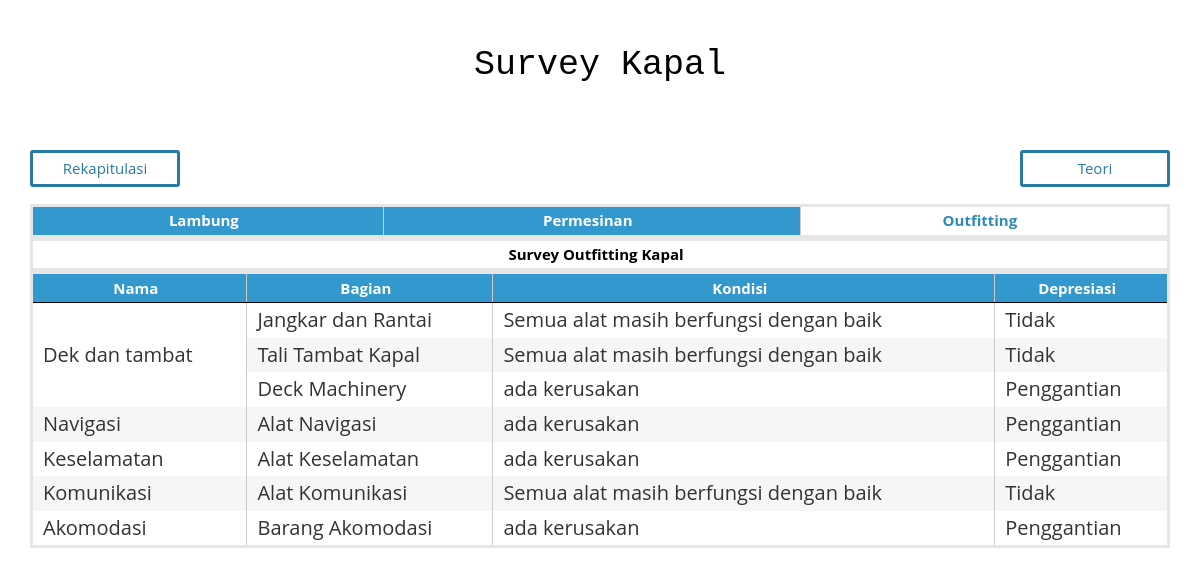
/home/survey_outfitting_kapal, run on the app's committed database.
### tables this page shows
CREATE TABLE `survey_outfitting_kapal` (
  `id` int(11) NOT NULL,
  `Nama_Outfitting` varchar(50) NOT NULL,
  `Bagian_Outfitting` varchar(50) NOT NULL,
  `Kondisi_Outfitting` varchar(100) NOT NULL,
  `Depresiasi_Outfitting` varchar(20) NOT NULL,
  PRIMARY KEY (`id`)
);

### application/controllers/home.php (called while the page is built, shortened)
<?php
class Home extends CI_Controller {
	public function survey_outfitting_kapal()
	{
		$this->load->view('surveykapal/survey_outfitting_kapal');
	}
}

### index.php (called while the page is built, shortened)
<?php
require_once BASEPATH.'core/CodeIgniter.php';

### application/views/surveykapal/survey_outfitting_kapal.php (the view, shortened to what this page needs)
<!DOCTYPE html>
<html lang="en">
<head>
    <link href="<?php echo base_url(); ?>assets/blocks/css/bootstrap.css" rel="stylesheet">
    <link href="<?php echo base_url(); ?>assets/blocks/css/main.css" rel="stylesheet">
    <link href="<?php echo base_url(); ?>assets/blocks/css/table.css" rel="stylesheet">
</head>
<body style="font-size:20px;">
  	<div class="container">
	<div class="row">
		<div class="col-sm-12 col-lg-12">
			<div class="judul-konten">
				<p>Survey Kapal</p>
			</div>
			<a href="<?php echo base_url(); ?>home/rekapitulasi_hasil_survey" class="rekap col-md-6">Rekapitulasi</a>
			<a class="rekap col-md-6" style="float:right;" href="<?php echo base_url(); ?>home/teori_kondisi_kapal">Teori</a>
			<table class="display">
	          	<thead>
	            <tr>
	              <th><a href="<?php echo base_url(); ?>home/survey_lambung_kapal">Lambung</a></th>
	              <th><a href="<?php echo base_url(); ?>home/survey_permesinan_kapal">Permesinan</a></th>
	              <th style="background-color: #FFFFFF;"><a style="color: #2F8ABB;" href="<?php echo base_url(); ?>home/survey_outfitting_kapal">Outfitting</a></th>
	            </tr>
	        	</thead>
	        </table>
	        <table class="display" style="margin-bottom:0px;">
	          <thead>
	            <tr>
	              <th style="background-color:white;color:black;">Survey Outfitting Kapal</th>
	            </tr>
	          </thead>
	        </table>
	        <table class="display">
	          <thead>
	            <tr>
	              <th>Nama</th>
	              <th>Bagian</th>
	              <th>Kondisi</th>
	              <th>Depresiasi</th>
	           	</tr>
	          </thead>
	          <tbody>
	           <?php
	          	$no=0;
	          	$query = $this->db->get('survey_outfitting_kapal');
				foreach ($query->result() as $row){
				if(++$no%2==1)
					echo "<tr class='odd'>";
				else
					echo "<tr class='even'>";
				if($no==1)
					echo "<td rowspan='3'>Dek dan tambat</td>";
				else if($no>3)
					echo "<td>".$row->Nama_Outfitting."</td>";
				echo "<td>".$row->Bagian_Outfitting."</td>";
				echo "<td>".$row->Kondisi_Outfitting."</td>";
				echo "<td>".$row->Depresiasi_Outfitting."</td></tr>";
				}
				?>
</body>
</html>

### assets/blocks/css/main.css (style rules this page uses)
body { background:white; font-family: 'Open Sans', sans-serif; }
a { color: #3398CE; text-decoration: none; }

### assets/blocks/css/table.css (style rules this page uses)
.rekap { text-align:center; display:block; width:150px; font-size: 15px; text-decoration:none; color:#2879A4; padding:5px; background-color:white; border-radius:3px; margin-bottom:17px; border-color: black; border:3px; border-style: solid; font-style: bold; }
body { background-color:white; }
table { border: 3px; border-style: solid; border-color: #E6E6E6; border-radius: 40px; }
table tr th a { color: white; height: 100%; width: 100%; }
table thead tr { background:#3398CE; height: 30px; }
table thead th { border-right: 1px solid #ccc; color: white; font-size: 15px; text-align: center; }
table thead th:last-of-type { border-right: none; }
table tbody { border-top: 1px solid #bbb; border-bottom: 1px solid #bbb; }
table tr.odd { background-color: #fff; }
table tr.even { background-color: #f6f6f6; }
table td { padding: 8px 10px; border-right: 1px solid #ccc; }
.display { width: 100%; }
table.display { margin: 0 auto; clear: both; width: 100%; }
table.display thead th { padding: 3px 18px 3px 10px; border-bottom: 1px solid black; font-weight: bold; cursor: pointer; * cursor: hand; }
table.display td { padding: 3px 10px; }
tr.odd { background-color: #E2E4FF; }
tr.even { background-color: white; }

### data on the page
survey_outfitting_kapal: shows "Dek dan tambat", Bagian_Outfitting "Jangkar dan Rantai", Kondisi_Outfitting "Semua alat masih berfungsi dengan baik", Depresiasi_Outfitting "Tidak"
survey_outfitting_kapal: Bagian_Outfitting "Tali Tambat Kapal", Kondisi_Outfitting "Semua alat masih berfungsi dengan baik", Depresiasi_Outfitting "Tidak"
survey_outfitting_kapal: Bagian_Outfitting "Deck Machinery", Kondisi_Outfitting "ada kerusakan", Depresiasi_Outfitting "Penggantian"
survey_outfitting_kapal: Nama_Outfitting "Navigasi", Bagian_Outfitting "Alat Navigasi", Kondisi_Outfitting "ada kerusakan", Depresiasi_Outfitting "Penggantian"
survey_outfitting_kapal: Nama_Outfitting "Keselamatan", Bagian_Outfitting "Alat Keselamatan", Kondisi_Outfitting "ada kerusakan", Depresiasi_Outfitting "Penggantian"
survey_outfitting_kapal: Nama_Outfitting "Komunikasi", Bagian_Outfitting "Alat Komunikasi", Kondisi_Outfitting "Semua alat masih berfungsi dengan baik", Depresiasi_Outfitting "Tidak"
survey_outfitting_kapal: Nama_Outfitting "Akomodasi", Bagian_Outfitting "Barang Akomodasi", Kondisi_Outfitting "ada kerusakan", Depresiasi_Outfitting "Penggantian"
